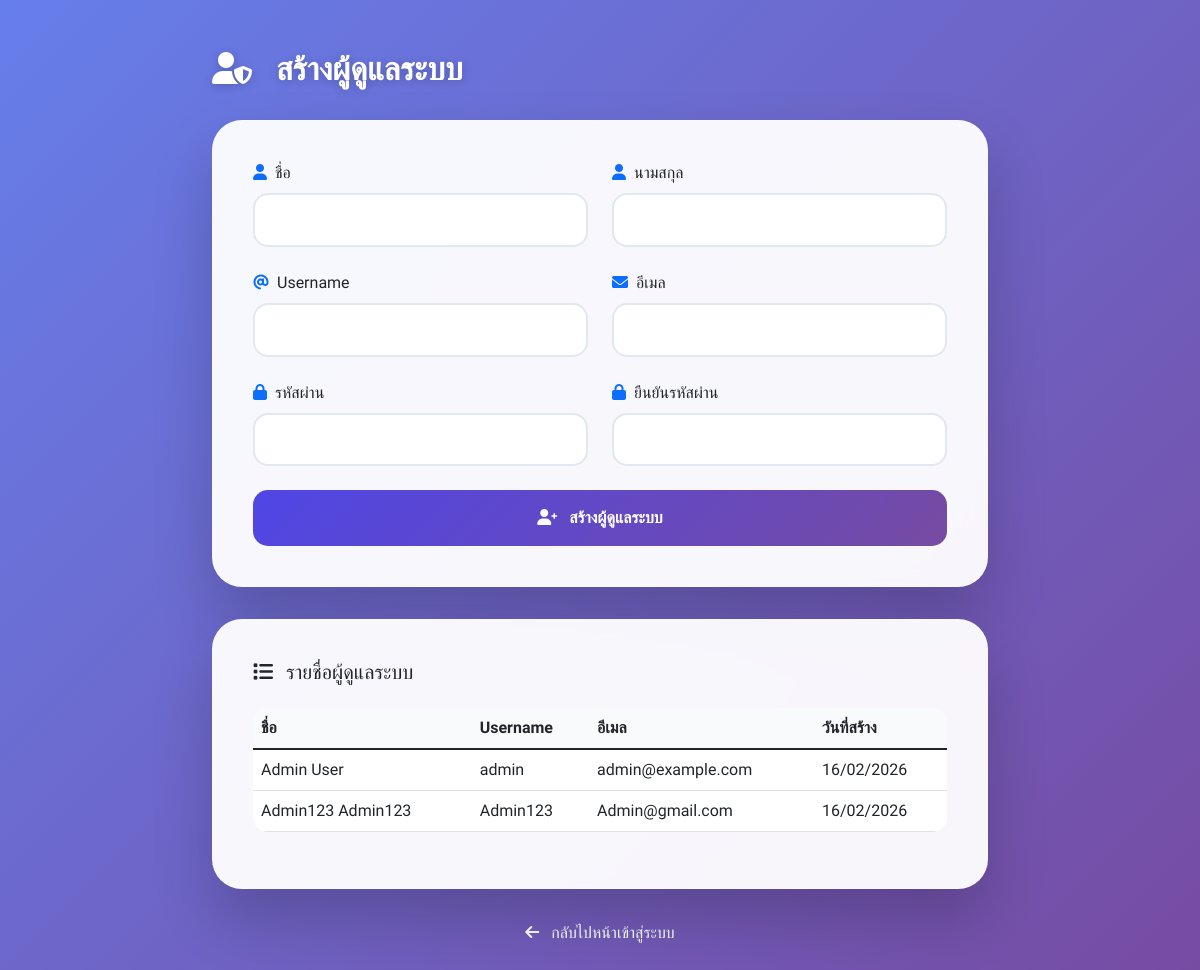
Page /admin/create_admin.php on the committed database.
### tables this page shows
CREATE TABLE `users` (
  `id` int(11) NOT NULL,
  `username` varchar(50) NOT NULL,
  `email` varchar(100) NOT NULL,
  `password` varchar(255) NOT NULL,
  `first_name` varchar(50) DEFAULT NULL,
  `last_name` varchar(50) DEFAULT NULL,
  `phone` varchar(20) DEFAULT NULL,
  `address` text DEFAULT NULL,
  `city` varchar(50) DEFAULT NULL,
  `postal_code` varchar(10) DEFAULT NULL,
  `country` varchar(50) DEFAULT NULL,
  `role` enum('customer','admin') DEFAULT 'customer',
  `status` enum('active','inactive') DEFAULT 'active',
  `created_at` timestamp NOT NULL DEFAULT current_timestamp(),
  `updated_at` timestamp NOT NULL DEFAULT current_timestamp() ON UPDATE current_timestamp()
);

### admin/create_admin.php (the view, shortened to what this page needs)
<?php
$database = new Database();
$db = $database->getConnection();
$admin_query = "SELECT id, username, email, first_name, last_name, created_at FROM users WHERE role = 'admin'";
$admin_stmt = $db->prepare($admin_query);
$admin_stmt->execute();
$admins = $admin_stmt->fetchAll(PDO::FETCH_ASSOC);
?>
<!DOCTYPE html>
<html lang="en">
<head>
    <link href="https://cdn.jsdelivr.net/npm/bootstrap@5.1.3/dist/css/bootstrap.min.css" rel="stylesheet">
    <link rel="stylesheet" href="https://cdnjs.cloudflare.com/ajax/libs/font-awesome/6.0.0/css/all.min.css">
</head>
<body>
    <div class="container">
        <h2>
            <i class="fas fa-user-shield me-3"></i>
            สร้างผู้ดูแลระบบ
        </h2>
        <div class="card">
            <form method="POST">
                <div class="row g-4">
                    <div class="col-md-6">
                        <label class="form-label">
                            <i class="fas fa-user text-primary me-2"></i>ชื่อ
                        </label>
                        <input type="text" class="form-control" name="first_name" required>
                    </div>
                    <div class="col-md-6">
                        <label class="form-label">
                            <i class="fas fa-user text-primary me-2"></i>นามสกุล
                        </label>
                        <input type="text" class="form-control" name="last_name" required>
                    </div>
                    <div class="col-md-6">
                        <label class="form-label">
                            <i class="fas fa-at text-primary me-2"></i>Username
                        </label>
                        <input type="text" class="form-control" name="username" required>
                    </div>
                    <div class="col-md-6">
                        <label class="form-label">
                            <i class="fas fa-envelope text-primary me-2"></i>อีเมล
                        </label>
                        <input type="email" class="form-control" name="email" required>
                    </div>
                    <div class="col-md-6">
                        <label class="form-label">
                            <i class="fas fa-lock text-primary me-2"></i>รหัสผ่าน
                        </label>
                        <input type="password" class="form-control" name="password" required>
                    </div>
                    <div class="col-md-6">
                        <label class="form-label">
                            <i class="fas fa-lock text-primary me-2"></i>ยืนยันรหัสผ่าน
                        </label>
                        <input type="password" class="form-control" name="confirm_password" required>
                    </div>
                    <div class="col-12">
                        <button type="submit" class="btn-primary">
                            <i class="fas fa-user-plus me-2"></i>
                            สร้างผู้ดูแลระบบ
                        </button>
                    </div>
                </div>
            </form>
        </div>
        <?php if(!empty($admins)): ?>
        <div class="card mt-4">
            <h5 class="mb-4">
                <i class="fas fa-list me-2"></i>
                รายชื่อผู้ดูแลระบบ
            </h5>
            <div class="table-responsive">
                <table class="table">
                    <thead>
                        <tr>
                            <th>ชื่อ</th>
                            <th>Username</th>
                            <th>อีเมล</th>
                            <th>วันที่สร้าง</th>
                        </tr>
                    </thead>
                    <tbody>
                        <?php foreach($admins as $admin): ?>
                        <tr>
                            <td><?php echo htmlspecialchars($admin['first_name'] . ' ' . $admin['last_name']); ?></td>
                            <td><?php echo htmlspecialchars($admin['username']); ?></td>
                            <td><?php echo htmlspecialchars($admin['email']); ?></td>
                            <td><?php echo date('d/m/Y', strtotime($admin['created_at'])); ?></td>
                        </tr>
                        <?php endforeach; ?>
                    </tbody>
                </table>
            </div>
        </div>
        <?php endif; ?>
        <div class="login-link">
            <a href="../login.php">
                <i class="fas fa-arrow-left me-2"></i>
                กลับไปหน้าเข้าสู่ระบบ
            </a>
        </div>
    </div>
</body>
</html>

### admin/create_admin.php (style rules this page uses)
* { font-family: 'Prompt', sans-serif; }
body { background: linear-gradient(135deg, #667eea 0%, #764ba2 100%); min-height: 100vh; padding: 50px 0; }
.container { max-width: 800px; }
.card { background: rgba(255, 255, 255, 0.95); backdrop-filter: blur(10px); border-radius: 30px; padding: 2.5rem; box-shadow: 0 30px 60px rgba(0, 0, 0, 0.2); border: 1px solid rgba(255, 255, 255, 0.2); margin-bottom: 2rem; }
h2 { color: white; font-weight: 700; margin-bottom: 2rem; text-shadow: 0 2px 10px rgba(0,0,0,0.2); }
.form-label { font-weight: 500; color: var(--dark); }
.form-control { border: 2px solid #e2e8f0; border-radius: 15px; padding: 0.8rem 1.2rem; transition: all 0.3s; }
.btn-primary { background: linear-gradient(135deg, #4f46e5 0%, #764ba2 100%); color: white; border: none; border-radius: 15px; padding: 1rem; font-weight: 600; width: 100%; transition: all 0.3s; }
.table { background: white; border-radius: 15px; overflow: hidden; }
.table th { background: #f8fafc; font-weight: 600; }
.login-link { text-align: center; margin-top: 2rem; }
.login-link a { color: white; text-decoration: none; font-weight: 500; }

### rows in the picture
users: first_name+last_name "Admin User", username "admin", email "admin@example.com", created_at "16/02/2026"
users: first_name+last_name "Admin123 Admin123", username "Admin123", email "Admin@gmail.com", created_at "16/02/2026"
